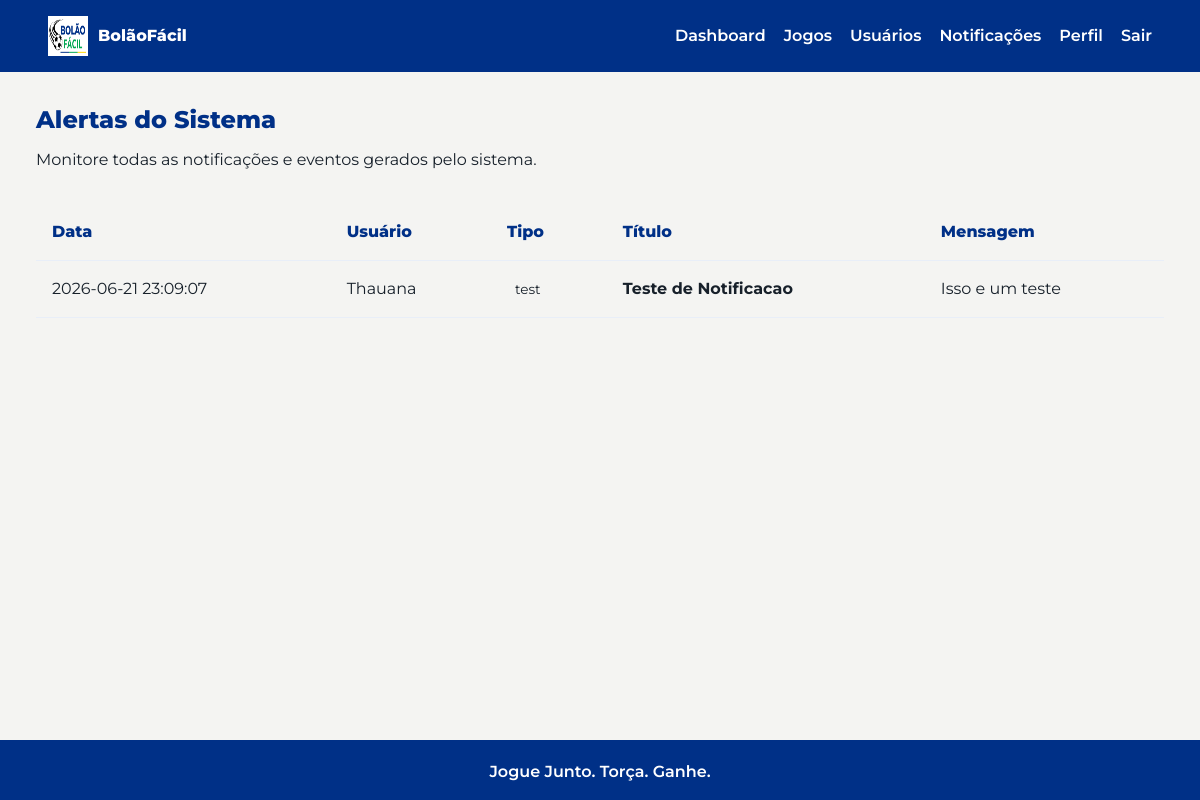
/admin/alerts (signed in), run on the app's committed database.
### tables this page shows
CREATE TABLE notifications (
            id INTEGER PRIMARY KEY AUTOINCREMENT,
            user_id INTEGER NOT NULL,
            type TEXT NOT NULL,
            title TEXT NOT NULL,
            body TEXT,
            read INTEGER NOT NULL DEFAULT 0,
            extra_data TEXT,
            created_at TEXT NOT NULL DEFAULT CURRENT_TIMESTAMP,
            FOREIGN KEY (user_id) REFERENCES users(id) ON DELETE CASCADE
        );

CREATE TABLE users (
    id INTEGER PRIMARY KEY AUTOINCREMENT,
    name TEXT NOT NULL,
    email TEXT NOT NULL UNIQUE,
    whatsapp_phone TEXT,
    password_hash TEXT NOT NULL,
    created_at TEXT NOT NULL DEFAULT CURRENT_TIMESTAMP
, role TEXT NOT NULL DEFAULT 'user', notifications_enabled INTEGER NOT NULL DEFAULT 1, notification_prefs TEXT, reset_token TEXT, reset_token_expires_at TEXT);

### controllers/admin_controller.py (the view)
@admin_bp.route("/admin/alerts")
@admin_required
def alerts():
    from models.notification import Notification
    all_alerts = Notification.list_all(100)
    return render_template("admin/alerts.html", alerts=all_alerts)

### app.py (called while the page is built)
def get_db():
    if "db" not in g:
        database_url = current_app_config()["DATABASE_URL"]
        database_path = Path(database_url)
        database_path.parent.mkdir(parents=True, exist_ok=True)
        g.db = sqlite3.connect(database_path)
        g.db.row_factory = sqlite3.Row
        g.db.execute("PRAGMA foreign_keys = ON")
    return g.db

def current_app_config():
    from flask import current_app
    return current_app.config

@login_manager.user_loader
def load_user(user_id):
    return User.get_by_id(user_id)

### models/notification.py (called while the page is built)
def _db():
    from app import get_db
    return get_db()

    @staticmethod
    def list_all(limit=100):
        return _db().execute(
            """
            SELECT n.*, u.name as user_name
            FROM notifications n
            LEFT JOIN users u ON u.id = n.user_id
            ORDER BY n.created_at DESC
            LIMIT ?
            """,
            (limit,)
        ).fetchall()

### models/user.py (called while the page is built)
def _db():
    from app import get_db
    return get_db()

    @property
    def is_admin(self):
        return self.role == "admin"

    @classmethod
    def from_row(cls, row):
        if row is None:
            return None
        return cls(
            id=row["id"],
            name=row["name"],
            email=row["email"],
            whatsapp_phone=row["whatsapp_phone"],
            password_hash=row["password_hash"],
            created_at=row["created_at"],
            role=row["role"] if "role" in row.keys() else "user",
            notifications_enabled=row["notifications_enabled"] if "notifications_enabled" in row.keys() else 1,
            notification_prefs=row["notification_prefs"] if "notification_prefs" in row.keys() else "{}",
            reset_token=row["reset_token"] if "reset_token" in row.keys() else None,
            reset_token_expires_at=row["reset_token_expires_at"] if "reset_token_expires_at" in row.keys() else None,
        )

    @staticmethod
    def get_by_id(user_id):
        row = _db().execute("SELECT * FROM users WHERE id = ?", (user_id,)).fetchone()
        return User.from_row(row)

### utils/csrf.py (called while the page is built)
def generate_csrf_token() -> str:
    if _CSRF_KEY not in session:
        session[_CSRF_KEY] = secrets.token_hex(32)
    return session[_CSRF_KEY]

### templates/admin/alerts.html (shortened to what this page needs)
{% extends "base.html" %}
{% block content %}
<section class="content-head">
  <h1>Alertas do Sistema</h1>
  <p>Monitore todas as notificações e eventos gerados pelo sistema.</p>
</section>
<section class="table-section" style="margin-top: 2rem;">
  <table style="width: 100%; border-collapse: collapse; text-align: left;">
    <thead>
      <tr style="border-bottom: 2px solid var(--border-color);">
        <th style="padding: 1rem;">Data</th>
        <th style="padding: 1rem;">Usuário</th>
        <th style="padding: 1rem;">Tipo</th>
        <th style="padding: 1rem;">Título</th>
        <th style="padding: 1rem;">Mensagem</th>
      </tr>
    </thead>
    <tbody>
      {% for alert in alerts %}
      <tr style="border-bottom: 1px solid var(--border-color);">
        <td style="padding: 1rem; white-space: nowrap;">{{ alert.created_at }}</td>
        <td style="padding: 1rem;">{{ alert.user_name or 'Sistema' }}</td>
        <td style="padding: 1rem;">
          <span style="background: var(--bg-card); padding: 0.2rem 0.5rem; border-radius: 4px; border: 1px solid var(--border-color); font-size: 0.85rem;">
            {{ alert.type }}
          </span>
        </td>
        <td style="padding: 1rem;"><strong>{{ alert.title }}</strong></td>
        <td style="padding: 1rem; color: var(--text-color-muted);">{{ alert.body }}</td>
      </tr>
      {% else %}
      <tr><td colspan="5" style="padding: 2rem; text-align: center; color: var(--text-color-muted);">Nenhum alerta registrado no sistema ainda.</td></tr>
      {% endfor %}
    </tbody>
  </table>
</section>
{% endblock %}

### static/css/main.css (style rules this page uses)
:root { --green: #00A651; --green-dark: #007A3D; --yellow: #FFD700; --blue-dark: #003087; --blue: #1A55A0; --blue-light: #E8EEF8; --gray-light: #F4F4F2; --gray-dark: #9B9B9B; --white: #FFFFFF; --ink: #17202A; --radius: 8px; --input-pad: 12px 14px; --btn-pad: 12px 20px; --font: "Montserrat", Arial, sans-serif; --shadow-sm: 0 1px 4px rgba(0,0,0,0.08); --shadow-md: 0 4px 16px rgba(0,0,0,0.12); }
*, *::before, *::after { box-sizing: border-box; }
body { margin: 0; background: var(--gray-light); color: var(--ink); font-family: var(--font); font-size: 1rem; line-height: 1.5; }
h1, h2 { color: var(--blue-dark); font-weight: 800; margin: 0 0 10px; }
p { line-height: 1.5; margin: 0 0 12px; }
.content-head { margin-bottom: 22px; }
.table-section { display: flex; flex-direction: column; gap: 16px; }
table { border-collapse: collapse; width: 100%; }
th, td { border-bottom: 1px solid var(--blue-light); padding: 12px; text-align: left; }
th { color: var(--blue-dark); font-weight: 800; }

### data on the page
notifications: created_at "2026-06-21 23:09:07", name "Thauana", type "test", title "Teste de Notificacao", body "Isso e um teste"

### other printed values
{{ brand_name }} "BolãoFácil"
{{ brand_slogan }} "Jogue Junto. Torça. Ganhe."
